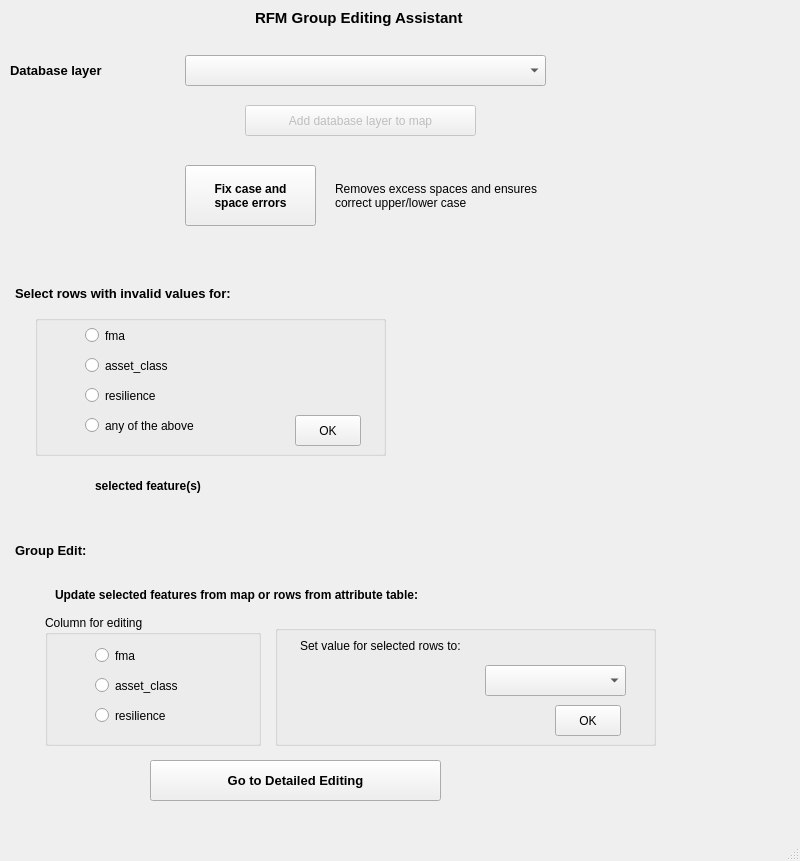
<?xml version="1.0" encoding="UTF-8"?>
<ui version="4.0">
 <class>GroupEditorMainWindow</class>
 <widget class="QMainWindow" name="GroupEditorMainWindow">
  <property name="geometry">
   <rect>
    <x>0</x>
    <y>0</y>
    <width>800</width>
    <height>861</height>
   </rect>
  </property>
  <property name="windowTitle">
   <string>Group Editing</string>
  </property>
  <widget class="QWidget" name="centralwidget">
   <widget class="QGroupBox" name="groupBox">
    <property name="geometry">
     <rect>
      <x>45</x>
      <y>615</y>
      <width>216</width>
      <height>131</height>
     </rect>
    </property>
    <property name="title">
     <string>Column for editing</string>
    </property>
    <widget class="QRadioButton" name="rad_fma">
     <property name="geometry">
      <rect>
       <x>50</x>
       <y>30</y>
       <width>82</width>
       <height>21</height>
      </rect>
     </property>
     <property name="text">
      <string>fma</string>
     </property>
    </widget>
    <widget class="QRadioButton" name="rad_asset_class">
     <property name="geometry">
      <rect>
       <x>50</x>
       <y>60</y>
       <width>131</width>
       <height>21</height>
      </rect>
     </property>
     <property name="text">
      <string>asset_class</string>
     </property>
    </widget>
    <widget class="QRadioButton" name="rad_resilience">
     <property name="geometry">
      <rect>
       <x>50</x>
       <y>90</y>
       <width>111</width>
       <height>21</height>
      </rect>
     </property>
     <property name="text">
      <string>resilience</string>
     </property>
    </widget>
   </widget>
   <widget class="QLabel" name="label_2">
    <property name="geometry">
     <rect>
      <x>255</x>
      <y>5</y>
      <width>331</width>
      <height>26</height>
     </rect>
    </property>
    <property name="font">
     <font>
      <pointsize>11</pointsize>
      <weight>75</weight>
      <bold>true</bold>
     </font>
    </property>
    <property name="text">
     <string>RFM Group Editing Assistant</string>
    </property>
   </widget>
   <widget class="QLabel" name="label_4">
    <property name="geometry">
     <rect>
      <x>335</x>
      <y>175</y>
      <width>281</width>
      <height>41</height>
     </rect>
    </property>
    <property name="text">
     <string>Removes excess spaces and ensures 
correct upper/lower case</string>
    </property>
   </widget>
   <widget class="QComboBox" name="cbx_postgis_tables">
    <property name="geometry">
     <rect>
      <x>185</x>
      <y>55</y>
      <width>361</width>
      <height>31</height>
     </rect>
    </property>
   </widget>
   <widget class="QPushButton" name="btn_detailed_edit">
    <property name="geometry">
     <rect>
      <x>150</x>
      <y>760</y>
      <width>291</width>
      <height>41</height>
     </rect>
    </property>
    <property name="font">
     <font>
      <pointsize>10</pointsize>
      <weight>75</weight>
      <bold>true</bold>
     </font>
    </property>
    <property name="text">
     <string>Go to Detailed Editing</string>
    </property>
   </widget>
   <widget class="QLabel" name="label_5">
    <property name="geometry">
     <rect>
      <x>55</x>
      <y>585</y>
      <width>671</width>
      <height>20</height>
     </rect>
    </property>
    <property name="font">
     <font>
      <pointsize>9</pointsize>
      <weight>75</weight>
      <bold>true</bold>
     </font>
    </property>
    <property name="text">
     <string>Update selected features from map or rows from attribute table:</string>
    </property>
   </widget>
   <widget class="QGroupBox" name="groupBox_3">
    <property name="geometry">
     <rect>
      <x>35</x>
      <y>315</y>
      <width>351</width>
      <height>141</height>
     </rect>
    </property>
    <property name="title">
     <string/>
    </property>
    <widget class="QRadioButton" name="rad_fma_anom">
     <property name="geometry">
      <rect>
       <x>50</x>
       <y>10</y>
       <width>82</width>
       <height>21</height>
      </rect>
     </property>
     <property name="text">
      <string>fma</string>
     </property>
    </widget>
    <widget class="QRadioButton" name="rad_asset_class_anom">
     <property name="geometry">
      <rect>
       <x>50</x>
       <y>40</y>
       <width>131</width>
       <height>21</height>
      </rect>
     </property>
     <property name="text">
      <string>asset_class</string>
     </property>
    </widget>
    <widget class="QRadioButton" name="rad_resilience_anom">
     <property name="geometry">
      <rect>
       <x>50</x>
       <y>70</y>
       <width>121</width>
       <height>21</height>
      </rect>
     </property>
     <property name="text">
      <string>resilience</string>
     </property>
    </widget>
    <widget class="QRadioButton" name="rad_any_anom">
     <property name="geometry">
      <rect>
       <x>50</x>
       <y>100</y>
       <width>161</width>
       <height>21</height>
      </rect>
     </property>
     <property name="text">
      <string>any of the above</string>
     </property>
    </widget>
    <widget class="QPushButton" name="btn_select_anomalies">
     <property name="geometry">
      <rect>
       <x>260</x>
       <y>100</y>
       <width>66</width>
       <height>31</height>
      </rect>
     </property>
     <property name="text">
      <string>OK</string>
     </property>
    </widget>
   </widget>
   <widget class="QLabel" name="label_6">
    <property name="geometry">
     <rect>
      <x>15</x>
      <y>285</y>
      <width>431</width>
      <height>16</height>
     </rect>
    </property>
    <property name="font">
     <font>
      <pointsize>10</pointsize>
      <weight>75</weight>
      <bold>true</bold>
     </font>
    </property>
    <property name="text">
     <string>Select rows with invalid values for:</string>
    </property>
   </widget>
   <widget class="QPushButton" name="btn_case_errors">
    <property name="geometry">
     <rect>
      <x>185</x>
      <y>165</y>
      <width>131</width>
      <height>61</height>
     </rect>
    </property>
    <property name="font">
     <font>
      <weight>75</weight>
      <bold>true</bold>
     </font>
    </property>
    <property name="text">
     <string>Fix case and
space errors</string>
    </property>
   </widget>
   <widget class="QLabel" name="lbl_selection_count">
    <property name="geometry">
     <rect>
      <x>95</x>
      <y>475</y>
      <width>221</width>
      <height>21</height>
     </rect>
    </property>
    <property name="font">
     <font>
      <weight>75</weight>
      <bold>true</bold>
     </font>
    </property>
    <property name="text">
     <string>selected feature(s)</string>
    </property>
   </widget>
   <widget class="QLabel" name="label">
    <property name="geometry">
     <rect>
      <x>10</x>
      <y>60</y>
      <width>171</width>
      <height>21</height>
     </rect>
    </property>
    <property name="font">
     <font>
      <pointsize>10</pointsize>
      <weight>75</weight>
      <bold>true</bold>
     </font>
    </property>
    <property name="text">
     <string>Database layer</string>
    </property>
   </widget>
   <widget class="QGroupBox" name="groupBox_2">
    <property name="geometry">
     <rect>
      <x>275</x>
      <y>625</y>
      <width>381</width>
      <height>121</height>
     </rect>
    </property>
    <property name="title">
     <string/>
    </property>
    <widget class="QPushButton" name="btn_set_values">
     <property name="geometry">
      <rect>
       <x>280</x>
       <y>80</y>
       <width>66</width>
       <height>31</height>
      </rect>
     </property>
     <property name="text">
      <string>OK</string>
     </property>
    </widget>
    <widget class="QLabel" name="label_3">
     <property name="geometry">
      <rect>
       <x>25</x>
       <y>10</y>
       <width>241</width>
       <height>21</height>
      </rect>
     </property>
     <property name="text">
      <string>Set value for selected rows to:</string>
     </property>
    </widget>
    <widget class="QComboBox" name="cbx_values">
     <property name="geometry">
      <rect>
       <x>210</x>
       <y>40</y>
       <width>141</width>
       <height>31</height>
      </rect>
     </property>
    </widget>
   </widget>
   <widget class="QLabel" name="label_7">
    <property name="geometry">
     <rect>
      <x>15</x>
      <y>535</y>
      <width>431</width>
      <height>31</height>
     </rect>
    </property>
    <property name="font">
     <font>
      <pointsize>10</pointsize>
      <weight>75</weight>
      <bold>true</bold>
     </font>
    </property>
    <property name="text">
     <string>Group Edit:</string>
    </property>
   </widget>
   <widget class="QPushButton" name="btn_add_layer">
    <property name="enabled">
     <bool>false</bool>
    </property>
    <property name="geometry">
     <rect>
      <x>245</x>
      <y>105</y>
      <width>231</width>
      <height>31</height>
     </rect>
    </property>
    <property name="text">
     <string>Add database layer to map</string>
    </property>
   </widget>
  </widget>
  <widget class="QMenuBar" name="menubar">
   <property name="geometry">
    <rect>
     <x>0</x>
     <y>0</y>
     <width>800</width>
     <height>31</height>
    </rect>
   </property>
  </widget>
  <widget class="QStatusBar" name="statusbar"/>
 </widget>
 <resources/>
 <connections/>
</ui>
